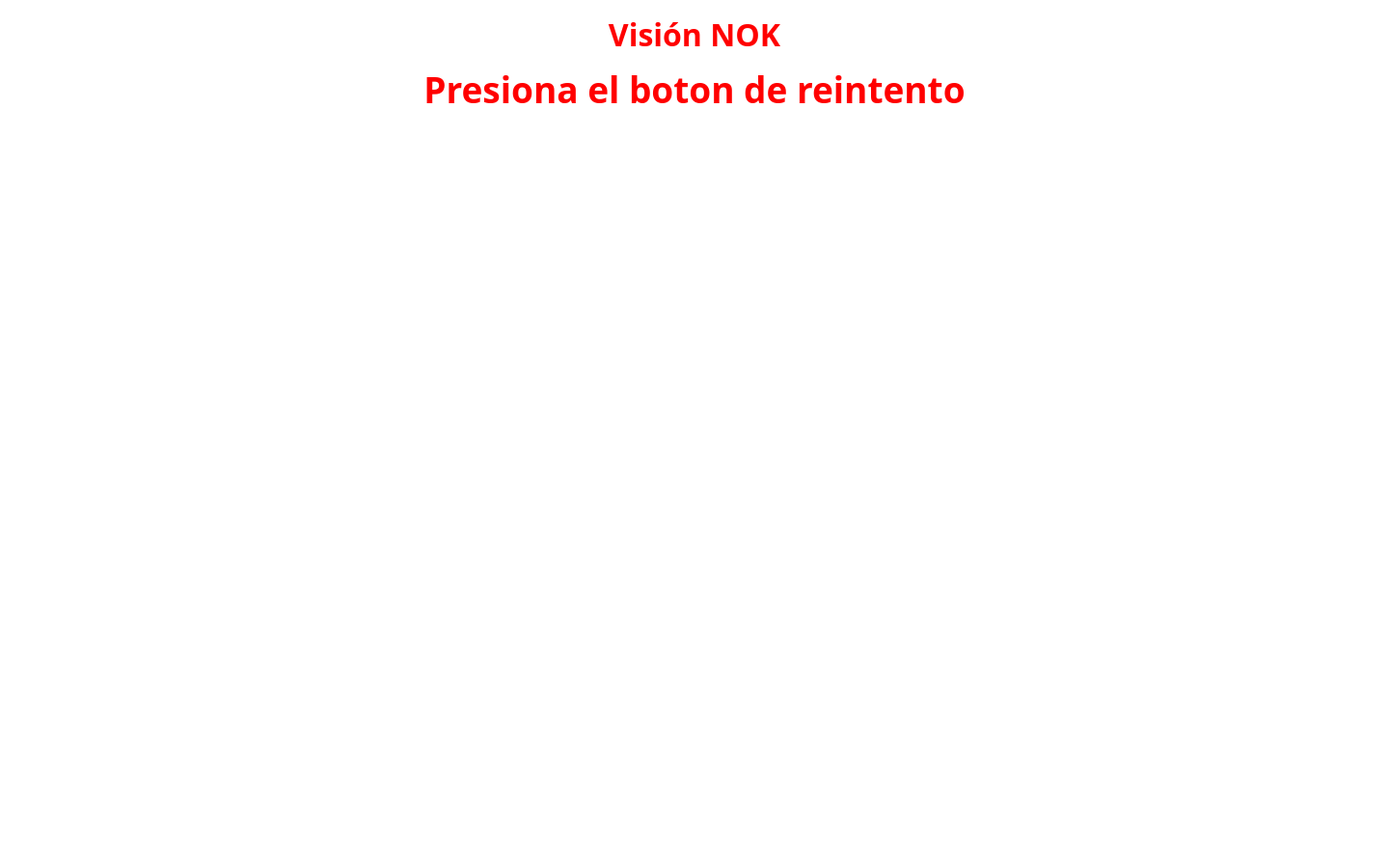
<?xml version="1.0" encoding="UTF-8"?>
<ui version="4.0">
 <class>images</class>
 <widget class="QDialog" name="images">
  <property name="geometry">
   <rect>
    <x>0</x>
    <y>0</y>
    <width>1440</width>
    <height>900</height>
   </rect>
  </property>
  <property name="palette">
   <palette>
    <active>
     <colorrole role="WindowText">
      <brush brushstyle="SolidPattern">
       <color alpha="255">
        <red>0</red>
        <green>0</green>
        <blue>0</blue>
       </color>
      </brush>
     </colorrole>
     <colorrole role="Button">
      <brush brushstyle="SolidPattern">
       <color alpha="255">
        <red>255</red>
        <green>255</green>
        <blue>255</blue>
       </color>
      </brush>
     </colorrole>
     <colorrole role="Light">
      <brush brushstyle="SolidPattern">
       <color alpha="255">
        <red>255</red>
        <green>255</green>
        <blue>255</blue>
       </color>
      </brush>
     </colorrole>
     <colorrole role="Midlight">
      <brush brushstyle="SolidPattern">
       <color alpha="255">
        <red>255</red>
        <green>255</green>
        <blue>255</blue>
       </color>
      </brush>
     </colorrole>
     <colorrole role="Dark">
      <brush brushstyle="SolidPattern">
       <color alpha="255">
        <red>127</red>
        <green>127</green>
        <blue>127</blue>
       </color>
      </brush>
     </colorrole>
     <colorrole role="Mid">
      <brush brushstyle="SolidPattern">
       <color alpha="255">
        <red>170</red>
        <green>170</green>
        <blue>170</blue>
       </color>
      </brush>
     </colorrole>
     <colorrole role="Text">
      <brush brushstyle="SolidPattern">
       <color alpha="255">
        <red>0</red>
        <green>0</green>
        <blue>0</blue>
       </color>
      </brush>
     </colorrole>
     <colorrole role="BrightText">
      <brush brushstyle="SolidPattern">
       <color alpha="255">
        <red>255</red>
        <green>255</green>
        <blue>255</blue>
       </color>
      </brush>
     </colorrole>
     <colorrole role="ButtonText">
      <brush brushstyle="SolidPattern">
       <color alpha="255">
        <red>0</red>
        <green>0</green>
        <blue>0</blue>
       </color>
      </brush>
     </colorrole>
     <colorrole role="Base">
      <brush brushstyle="SolidPattern">
       <color alpha="255">
        <red>255</red>
        <green>255</green>
        <blue>255</blue>
       </color>
      </brush>
     </colorrole>
     <colorrole role="Window">
      <brush brushstyle="SolidPattern">
       <color alpha="255">
        <red>255</red>
        <green>255</green>
        <blue>255</blue>
       </color>
      </brush>
     </colorrole>
     <colorrole role="Shadow">
      <brush brushstyle="SolidPattern">
       <color alpha="255">
        <red>0</red>
        <green>0</green>
        <blue>0</blue>
       </color>
      </brush>
     </colorrole>
     <colorrole role="AlternateBase">
      <brush brushstyle="SolidPattern">
       <color alpha="255">
        <red>255</red>
        <green>255</green>
        <blue>255</blue>
       </color>
      </brush>
     </colorrole>
     <colorrole role="ToolTipBase">
      <brush brushstyle="SolidPattern">
       <color alpha="255">
        <red>255</red>
        <green>255</green>
        <blue>220</blue>
       </color>
      </brush>
     </colorrole>
     <colorrole role="ToolTipText">
      <brush brushstyle="SolidPattern">
       <color alpha="255">
        <red>0</red>
        <green>0</green>
        <blue>0</blue>
       </color>
      </brush>
     </colorrole>
     <colorrole role="PlaceholderText">
      <brush brushstyle="SolidPattern">
       <color alpha="128">
        <red>0</red>
        <green>0</green>
        <blue>0</blue>
       </color>
      </brush>
     </colorrole>
    </active>
    <inactive>
     <colorrole role="WindowText">
      <brush brushstyle="SolidPattern">
       <color alpha="255">
        <red>0</red>
        <green>0</green>
        <blue>0</blue>
       </color>
      </brush>
     </colorrole>
     <colorrole role="Button">
      <brush brushstyle="SolidPattern">
       <color alpha="255">
        <red>255</red>
        <green>255</green>
        <blue>255</blue>
       </color>
      </brush>
     </colorrole>
     <colorrole role="Light">
      <brush brushstyle="SolidPattern">
       <color alpha="255">
        <red>255</red>
        <green>255</green>
        <blue>255</blue>
       </color>
      </brush>
     </colorrole>
     <colorrole role="Midlight">
      <brush brushstyle="SolidPattern">
       <color alpha="255">
        <red>255</red>
        <green>255</green>
        <blue>255</blue>
       </color>
      </brush>
     </colorrole>
     <colorrole role="Dark">
      <brush brushstyle="SolidPattern">
       <color alpha="255">
        <red>127</red>
        <green>127</green>
        <blue>127</blue>
       </color>
      </brush>
     </colorrole>
     <colorrole role="Mid">
      <brush brushstyle="SolidPattern">
       <color alpha="255">
        <red>170</red>
        <green>170</green>
        <blue>170</blue>
       </color>
      </brush>
     </colorrole>
     <colorrole role="Text">
      <brush brushstyle="SolidPattern">
       <color alpha="255">
        <red>0</red>
        <green>0</green>
        <blue>0</blue>
       </color>
      </brush>
     </colorrole>
     <colorrole role="BrightText">
      <brush brushstyle="SolidPattern">
       <color alpha="255">
        <red>255</red>
        <green>255</green>
        <blue>255</blue>
       </color>
      </brush>
     </colorrole>
     <colorrole role="ButtonText">
      <brush brushstyle="SolidPattern">
       <color alpha="255">
        <red>0</red>
        <green>0</green>
        <blue>0</blue>
       </color>
      </brush>
     </colorrole>
     <colorrole role="Base">
      <brush brushstyle="SolidPattern">
       <color alpha="255">
        <red>255</red>
        <green>255</green>
        <blue>255</blue>
       </color>
      </brush>
     </colorrole>
     <colorrole role="Window">
      <brush brushstyle="SolidPattern">
       <color alpha="255">
        <red>255</red>
        <green>255</green>
        <blue>255</blue>
       </color>
      </brush>
     </colorrole>
     <colorrole role="Shadow">
      <brush brushstyle="SolidPattern">
       <color alpha="255">
        <red>0</red>
        <green>0</green>
        <blue>0</blue>
       </color>
      </brush>
     </colorrole>
     <colorrole role="AlternateBase">
      <brush brushstyle="SolidPattern">
       <color alpha="255">
        <red>255</red>
        <green>255</green>
        <blue>255</blue>
       </color>
      </brush>
     </colorrole>
     <colorrole role="ToolTipBase">
      <brush brushstyle="SolidPattern">
       <color alpha="255">
        <red>255</red>
        <green>255</green>
        <blue>220</blue>
       </color>
      </brush>
     </colorrole>
     <colorrole role="ToolTipText">
      <brush brushstyle="SolidPattern">
       <color alpha="255">
        <red>0</red>
        <green>0</green>
        <blue>0</blue>
       </color>
      </brush>
     </colorrole>
     <colorrole role="PlaceholderText">
      <brush brushstyle="SolidPattern">
       <color alpha="128">
        <red>0</red>
        <green>0</green>
        <blue>0</blue>
       </color>
      </brush>
     </colorrole>
    </inactive>
    <disabled>
     <colorrole role="WindowText">
      <brush brushstyle="SolidPattern">
       <color alpha="255">
        <red>127</red>
        <green>127</green>
        <blue>127</blue>
       </color>
      </brush>
     </colorrole>
     <colorrole role="Button">
      <brush brushstyle="SolidPattern">
       <color alpha="255">
        <red>255</red>
        <green>255</green>
        <blue>255</blue>
       </color>
      </brush>
     </colorrole>
     <colorrole role="Light">
      <brush brushstyle="SolidPattern">
       <color alpha="255">
        <red>255</red>
        <green>255</green>
        <blue>255</blue>
       </color>
      </brush>
     </colorrole>
     <colorrole role="Midlight">
      <brush brushstyle="SolidPattern">
       <color alpha="255">
        <red>255</red>
        <green>255</green>
        <blue>255</blue>
       </color>
      </brush>
     </colorrole>
     <colorrole role="Dark">
      <brush brushstyle="SolidPattern">
       <color alpha="255">
        <red>127</red>
        <green>127</green>
        <blue>127</blue>
       </color>
      </brush>
     </colorrole>
     <colorrole role="Mid">
      <brush brushstyle="SolidPattern">
       <color alpha="255">
        <red>170</red>
        <green>170</green>
        <blue>170</blue>
       </color>
      </brush>
     </colorrole>
     <colorrole role="Text">
      <brush brushstyle="SolidPattern">
       <color alpha="255">
        <red>127</red>
        <green>127</green>
        <blue>127</blue>
       </color>
      </brush>
     </colorrole>
     <colorrole role="BrightText">
      <brush brushstyle="SolidPattern">
       <color alpha="255">
        <red>255</red>
        <green>255</green>
        <blue>255</blue>
       </color>
      </brush>
     </colorrole>
     <colorrole role="ButtonText">
      <brush brushstyle="SolidPattern">
       <color alpha="255">
        <red>127</red>
        <green>127</green>
        <blue>127</blue>
       </color>
      </brush>
     </colorrole>
     <colorrole role="Base">
      <brush brushstyle="SolidPattern">
       <color alpha="255">
        <red>255</red>
        <green>255</green>
        <blue>255</blue>
       </color>
      </brush>
     </colorrole>
     <colorrole role="Window">
      <brush brushstyle="SolidPattern">
       <color alpha="255">
        <red>255</red>
        <green>255</green>
        <blue>255</blue>
       </color>
      </brush>
     </colorrole>
     <colorrole role="Shadow">
      <brush brushstyle="SolidPattern">
       <color alpha="255">
        <red>0</red>
        <green>0</green>
        <blue>0</blue>
       </color>
      </brush>
     </colorrole>
     <colorrole role="AlternateBase">
      <brush brushstyle="SolidPattern">
       <color alpha="255">
        <red>255</red>
        <green>255</green>
        <blue>255</blue>
       </color>
      </brush>
     </colorrole>
     <colorrole role="ToolTipBase">
      <brush brushstyle="SolidPattern">
       <color alpha="255">
        <red>255</red>
        <green>255</green>
        <blue>220</blue>
       </color>
      </brush>
     </colorrole>
     <colorrole role="ToolTipText">
      <brush brushstyle="SolidPattern">
       <color alpha="255">
        <red>0</red>
        <green>0</green>
        <blue>0</blue>
       </color>
      </brush>
     </colorrole>
     <colorrole role="PlaceholderText">
      <brush brushstyle="SolidPattern">
       <color alpha="128">
        <red>0</red>
        <green>0</green>
        <blue>0</blue>
       </color>
      </brush>
     </colorrole>
    </disabled>
   </palette>
  </property>
  <property name="windowTitle">
   <string>Results</string>
  </property>
  <layout class="QGridLayout" name="gridLayout">
   <item row="0" column="0" colspan="3">
    <widget class="QLabel" name="result">
     <property name="minimumSize">
      <size>
       <width>0</width>
       <height>50</height>
      </size>
     </property>
     <property name="maximumSize">
      <size>
       <width>16777215</width>
       <height>50</height>
      </size>
     </property>
     <property name="font">
      <font>
       <family>Sitka Text</family>
       <pointsize>28</pointsize>
       <weight>75</weight>
       <bold>true</bold>
      </font>
     </property>
     <property name="text">
      <string>&lt;html&gt;&lt;head/&gt;&lt;body&gt;&lt;p align=&quot;center&quot;&gt;&lt;span style=&quot; font-size:24pt; color:#ff0000;&quot;&gt;Visión NOK&lt;/span&gt;&lt;/p&gt;&lt;/body&gt;&lt;/html&gt;</string>
     </property>
     <property name="alignment">
      <set>Qt::AlignCenter</set>
     </property>
    </widget>
   </item>
   <item row="1" column="0" colspan="3">
    <widget class="QLabel" name="steps">
     <property name="minimumSize">
      <size>
       <width>0</width>
       <height>50</height>
      </size>
     </property>
     <property name="maximumSize">
      <size>
       <width>16777215</width>
       <height>50</height>
      </size>
     </property>
     <property name="font">
      <font>
       <family>Sitka Text</family>
       <pointsize>28</pointsize>
       <weight>75</weight>
       <bold>true</bold>
      </font>
     </property>
     <property name="text">
      <string>&lt;html&gt;&lt;head/&gt;&lt;body&gt;&lt;p align=&quot;center&quot;&gt;&lt;span style=&quot; color:#ff0000;&quot;&gt;Presiona el boton de reintento&lt;/span&gt;&lt;/p&gt;&lt;/body&gt;&lt;/html&gt;</string>
     </property>
     <property name="alignment">
      <set>Qt::AlignCenter</set>
     </property>
    </widget>
   </item>
   <item row="2" column="0">
    <widget class="QLabel" name="img_1">
     <property name="minimumSize">
      <size>
       <width>300</width>
       <height>0</height>
      </size>
     </property>
     <property name="maximumSize">
      <size>
       <width>300</width>
       <height>16777215</height>
      </size>
     </property>
     <property name="text">
      <string/>
     </property>
     <property name="alignment">
      <set>Qt::AlignCenter</set>
     </property>
    </widget>
   </item>
   <item row="2" column="1" rowspan="2">
    <widget class="QLabel" name="img_3">
     <property name="text">
      <string/>
     </property>
    </widget>
   </item>
   <item row="2" column="2">
    <widget class="QLabel" name="img_4">
     <property name="minimumSize">
      <size>
       <width>300</width>
       <height>0</height>
      </size>
     </property>
     <property name="maximumSize">
      <size>
       <width>300</width>
       <height>16777215</height>
      </size>
     </property>
     <property name="text">
      <string/>
     </property>
     <property name="alignment">
      <set>Qt::AlignCenter</set>
     </property>
    </widget>
   </item>
   <item row="3" column="0">
    <widget class="QLabel" name="img_2">
     <property name="minimumSize">
      <size>
       <width>300</width>
       <height>0</height>
      </size>
     </property>
     <property name="maximumSize">
      <size>
       <width>300</width>
       <height>16777215</height>
      </size>
     </property>
     <property name="text">
      <string/>
     </property>
     <property name="alignment">
      <set>Qt::AlignCenter</set>
     </property>
    </widget>
   </item>
   <item row="3" column="2">
    <widget class="QLabel" name="img_5">
     <property name="minimumSize">
      <size>
       <width>300</width>
       <height>0</height>
      </size>
     </property>
     <property name="maximumSize">
      <size>
       <width>300</width>
       <height>16777215</height>
      </size>
     </property>
     <property name="text">
      <string/>
     </property>
     <property name="alignment">
      <set>Qt::AlignCenter</set>
     </property>
    </widget>
   </item>
  </layout>
 </widget>
 <resources/>
 <connections/>
</ui>
